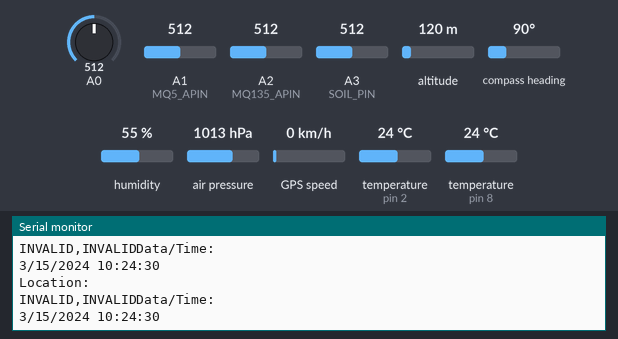
Bench run of a sketch on a simulated Arduino Uno, built with avr-gcc and run on an emulated ATmega328P. Parts: the last lines printed to the serial monitor. The inputs (shaded band) are chosen by the test bench; at power-on: humidity 55 %, air pressure 1013 hPa, temperature (sensors on pin 8, pin 2) 24 °C, A0 = 512, A1 (MQ5_APIN) = 512, A2 (MQ135_APIN) = 512, A3 (SOIL_PIN) = 512, altitude 120 m, compass heading 90°, GPS speed 0 km/h. The GPS gets a fix after 3 s at 37.7749, -122.4194 with 8 satellites.

Above: at 11.8 s.
11.9 s: humidity set to 22 %
At 13.1 s:
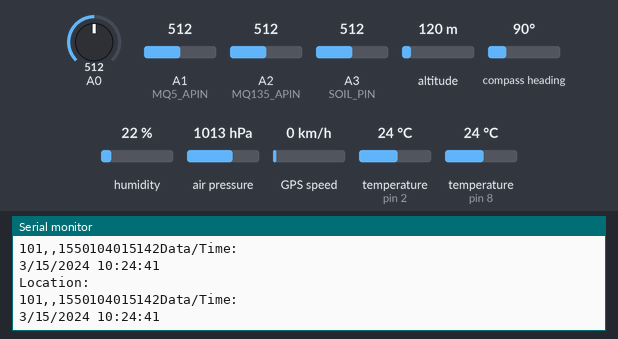
20.1 s: air pressure set to 952 hPa
At 23.9 s:
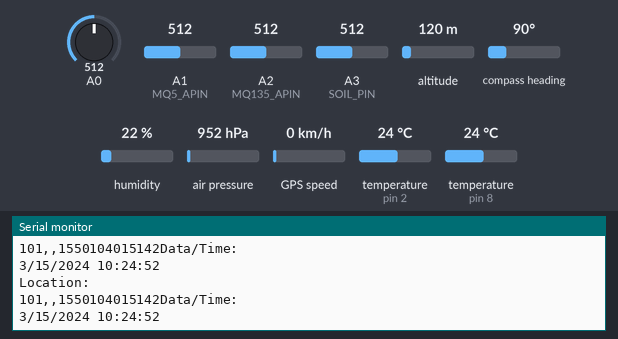
34.1 s: temperature (sensor on pin 8) set to 12 °C
At 34.6 s:
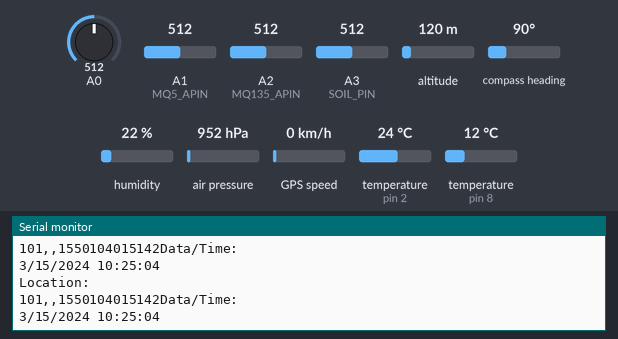
42.3 s: A0 set to 716
At 46.5 s:
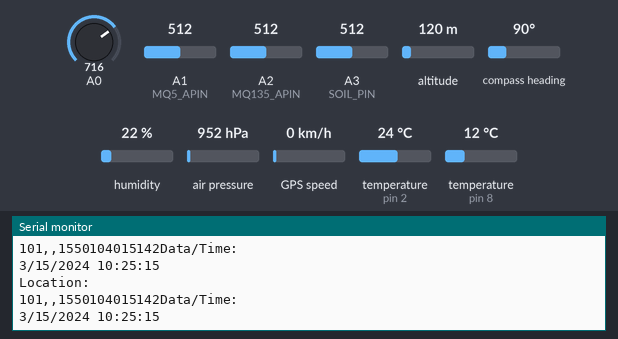
50.5 s: A1 (MQ5_APIN) set to 716
At 57.3 s:
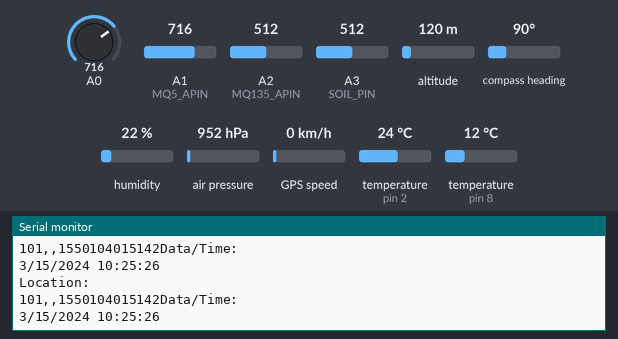
58.7 s: A2 (MQ135_APIN) set to 716
At 67.7 s:
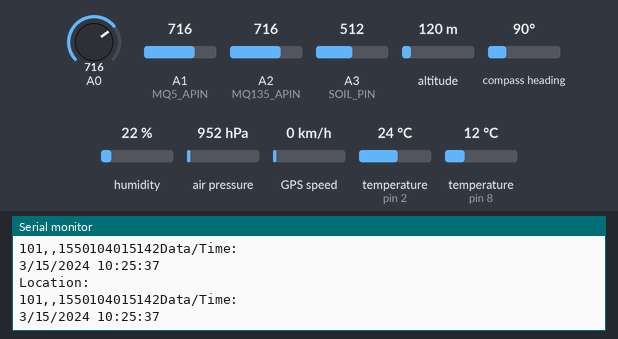
Timing chart, 0 to 67.9 s (numbered marks = the images above; inputs shaded):
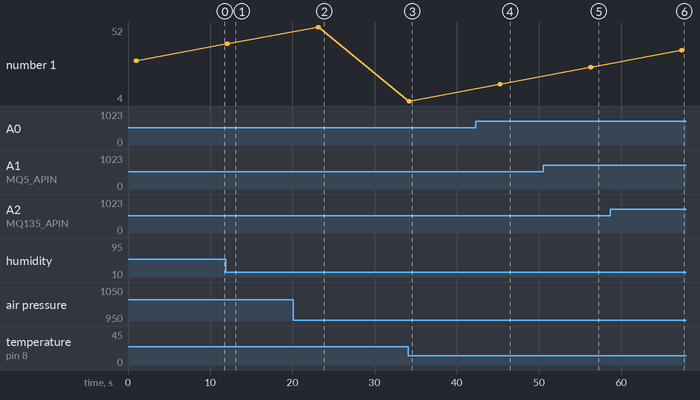

The sketch:

SCS1.ino
```cpp
#include <Wire.h>   //for I2C interface
#include <SPI.h>    //for SPI interface
#include <SoftwareSerial.h>
//for BMP280 Pressure and Temperature Sensor
#include <Adafruit_Sensor.h>
#include <Adafruit_BMP280.h>

//for GPS
#include <TinyGPS++.h>

//for DHT22 Temperature and Humidity Sensor
#include "DHT.h"

#include <OneWire.h>
#include <DallasTemperature.h>

#define   MQ5_DPIN    6
#define   MQ5_APIN    A1
#define   MQ135_DPIN  7
#define   MQ135_APIN  A2
#define   DHT_PIN     2
#define   DHT_TYPE    DHT22
#define   SOIL_PIN    A3
#define ONE_WIRE_BUS 8

Adafruit_BMP280 bme;
DHT dht(DHT_PIN, DHT_TYPE);
TinyGPSPlus gps;

OneWire oneWire(ONE_WIRE_BUS);
DallasTemperature sensors(&oneWire);

SoftwareSerial ss(4, 3);
SoftwareSerial node(13,12);
String output = "";

void setup() {
  pinMode(MQ5_DPIN, INPUT);
  pinMode(MQ5_APIN, INPUT);
  pinMode(MQ135_DPIN, INPUT);
  pinMode(MQ135_APIN, INPUT);

  Serial.begin(57600); //for debugging
  ss.begin(9600);
  node.begin(9600);
  bme.begin();
  dht.begin();
  sensors.begin();
}

void loop() {
  output = "";

  output += String(readDHT22temp());
  output += ' ';
  output += String(readDHT22hum());
  output += ' ';
  output += String(readBMP280pres());
  output += ' ';
  output += String(getBatteryVoltage());
  output += ' ';
  output += String(getMQ5data());
  output += ' ';
  output += String(getMQ135data());
  output += ' ';
  output += String(getWaterTemp());
  output += ' ';
  output += String(getSoilMoisture());
  node.flush();
  node.println(output);

  Serial.println(output);

  while (ss.available() > 0)
    if (gps.encode(ss.read())){
      Serial.println("Location:");
      getLocationLat();
      Serial.print(",");
      getLocationLng();
      delay(100);
      Serial.println("Data/Time:");
      getDateMonth();
      Serial.print("/");
      getDateDay();
      Serial.print("/");
      getDateYear();
      Serial.print(" ");
      getTimeHours();
      Serial.print(":");
      getTimeMins();
      Serial.print(":");
      getTimeSecs();
      Serial.println();
      //delay(100);
    }

  if (millis() > 5000 && gps.charsProcessed() < 10) {
    Serial.println(F("No GPS detected"));
  }


  Serial.println();
  delay(10000);
}

/*
 * Function that process the data received from BMP280 Sensor.
 * Input:
 *
 * Return value:
 */
float readBMP280temp(){
  float BMP280temp = 0;
  BMP280temp = bme.readTemperature();
  delay(2000);
  return BMP280temp;
}

float readBMP280pres(){
  float BMP280pres = 0;
  BMP280pres = bme.readPressure();
  return BMP280pres;
}

/*
 * Function that process the data received from DHT22 Sensor.
 * Input: NONE
 *
 * Return value: DHT22hum - float; the humidity value received from the sensor
 */
float readDHT22hum(){
  float DHT22hum = 0;
  //Reading temperaure or humidity takes about 250 ms
  DHT22hum = dht.readHumidity();

  if(isnan(DHT22hum)){
    Serial.println("Failed to read from DHT sensor!");
    return -1;
  }

  return DHT22hum;
}
/*
 * Function that process the data received from DHT22 Sensor.
 * Input: NONE
 *
 * Return value: DHT22temp - float; the temperature value received from the sensor
 */
float readDHT22temp(){
  float DHT22temp = 0;

  DHT22temp = dht.readTemperature();

  if(isnan(DHT22temp)){
    Serial.println("Failed to read from DHT sensor!");
    return -1;
  }

  return DHT22temp;
}
/*
 * Function that receives GPS location
 * Input: NONE
 *
 * Return value: GPSlat - long; the latitude value received from the GPS module
 */
long getLocationLat(){
  long GPSlat = 0;
  if(gps.location.isValid()){
    GPSlat = gps.location.lat();
    Serial.print(GPSlat, 6);
  }
  else
    Serial.print(F("INVALID"));
  return GPSlat;
}
/*
 * Function that receives GPS location
 * Input: NONE
 *
 * Return value: GPSlng - long; the longitude value received from the GPS module
 */
long getLocationLng(){
  long GPSlng = 0;
  if(gps.location.isValid()){
    GPSlng = gps.location.lng();
    Serial.print(F(","));
    Serial.print(GPSlng,6);
  }
  else
    Serial.print(F("INVALID"));
  return GPSlng;
}

/*
 * Function that receives GPS date
 * Input: NONE
 *
 * Return value: GPSdd - int; the day value received from the GPS module
 */
int getDateDay(){
  int GPSdd = 0;
  if(gps.date.isValid()){
    GPSdd = gps.date.day();
    Serial.print(GPSdd);
  }
  else
    Serial.print(F("INVALID"));
  return GPSdd;
}
int getDateMonth(){
  int GPSmm = 0;
  if(gps.date.isValid()){
    GPSmm = gps.date.month();
    Serial.print(GPSmm);
  }
  else
    Serial.print(F("INVALID"));
  return GPSmm;
}
int getDateYear(){
  int GPSyy = 0;
  if(gps.date.isValid()){
    GPSyy = gps.date.year();
    Serial.print(GPSyy);
  }
  else
    Serial.print(F("INVALID"));
  return GPSyy;
}
/*
 * Function that receives GPS time
 * Input:
 *
 * Return value:
 */
int getTimeSecs(){
  int GPSss = 0;
  if (gps.time.isValid()){
    GPSss = gps.time.second();
    if (GPSss < 10)
      Serial.print(F("0"));
    Serial.print(GPSss);
  }
  else
    Serial.print(F("INVALID"));
  return GPSss;
}
int getTimeMins(){
  int GPSmins = 0;
  if (gps.time.isValid()){
    GPSmins = gps.time.minute();
    if (GPSmins < 10)
      Serial.print(F("0"));
    Serial.print(GPSmins);
  }
  else
    Serial.print(F("INVALID"));
  return GPSmins;
}
int getTimeHours(){
  int GPShh = 0;
  if (gps.time.isValid()){
    GPShh = gps.time.hour();
    if (GPShh < 10)
      Serial.print(F("0"));
    Serial.print(GPShh);
  }
  else
    Serial.print(F("INVALID"));
  return GPShh;
}
float getBatteryVoltage(){
  int valueBattery = analogRead(A0);

  return ((valueBattery*(5.0 / 1023.0))*(2.54+1));
}
int getMQ5data(){
  int ad_value = 0;
  ad_value = analogRead(MQ5_APIN);

  return ad_value;
}
int getMQ135data(){
  int ad_value = -1;
  ad_value = analogRead(MQ135_APIN);

  return ad_value;
}
float getWaterTemp(){
  float value = -1;
  sensors.requestTemperatures();
  value = sensors.getTempCByIndex(0);

  return value;
}
int getSoilMoisture(){
  int value = -1;
  value = analogRead(SOIL_PIN);

  return value;
}
```

Measured:
- after the input at 20.1 s, the serial monitor: prints a new line after 2.9 s (image 2)
- after the input at 42.3 s, the serial monitor: prints a new line after 2.8 s (image 4)
- after the input at 50.5 s, the serial monitor: prints a new line after 5.6 s (image 5)
- after the input at 58.7 s, the serial monitor: prints a new line after 8.5 s (image 6)
